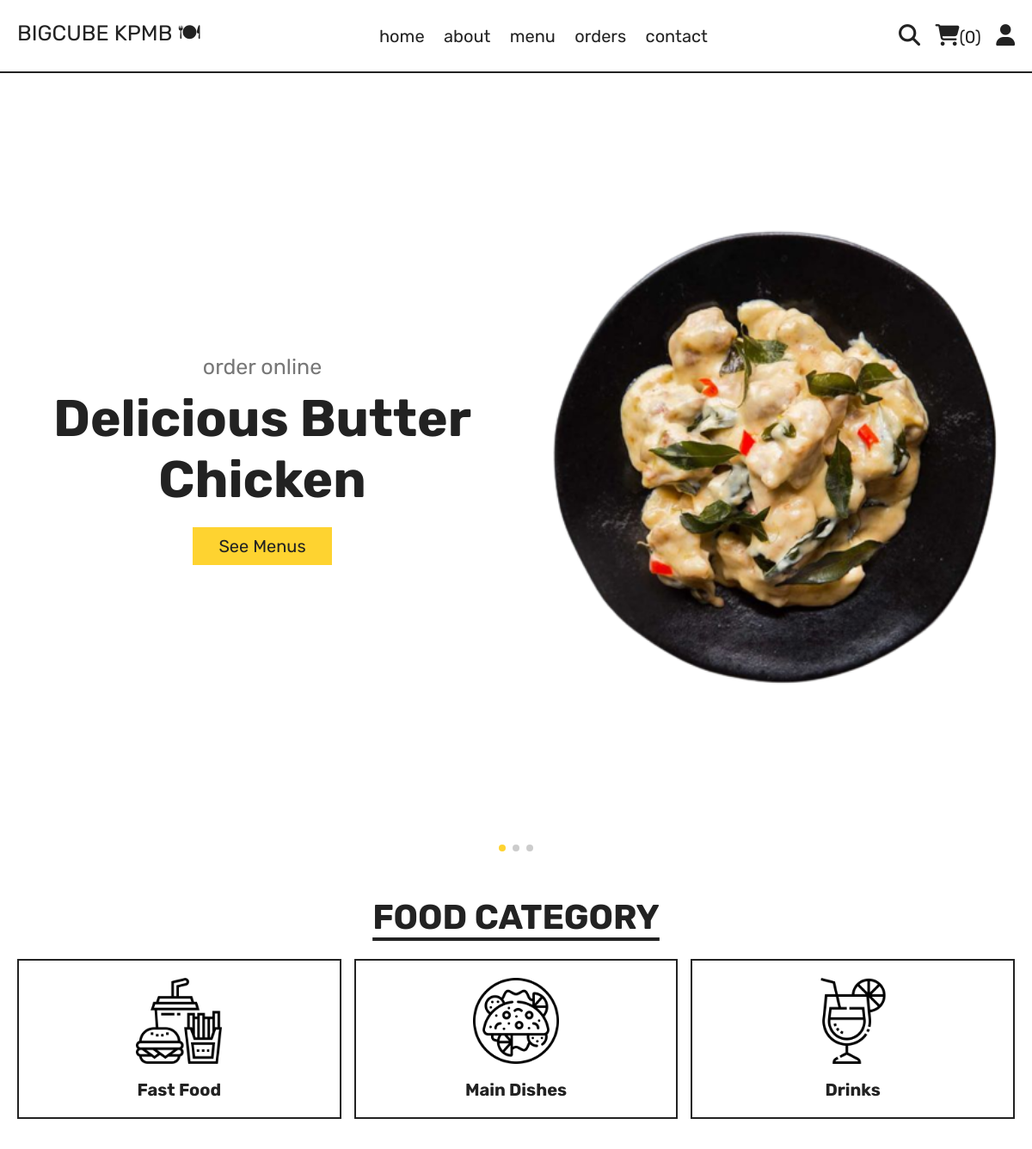
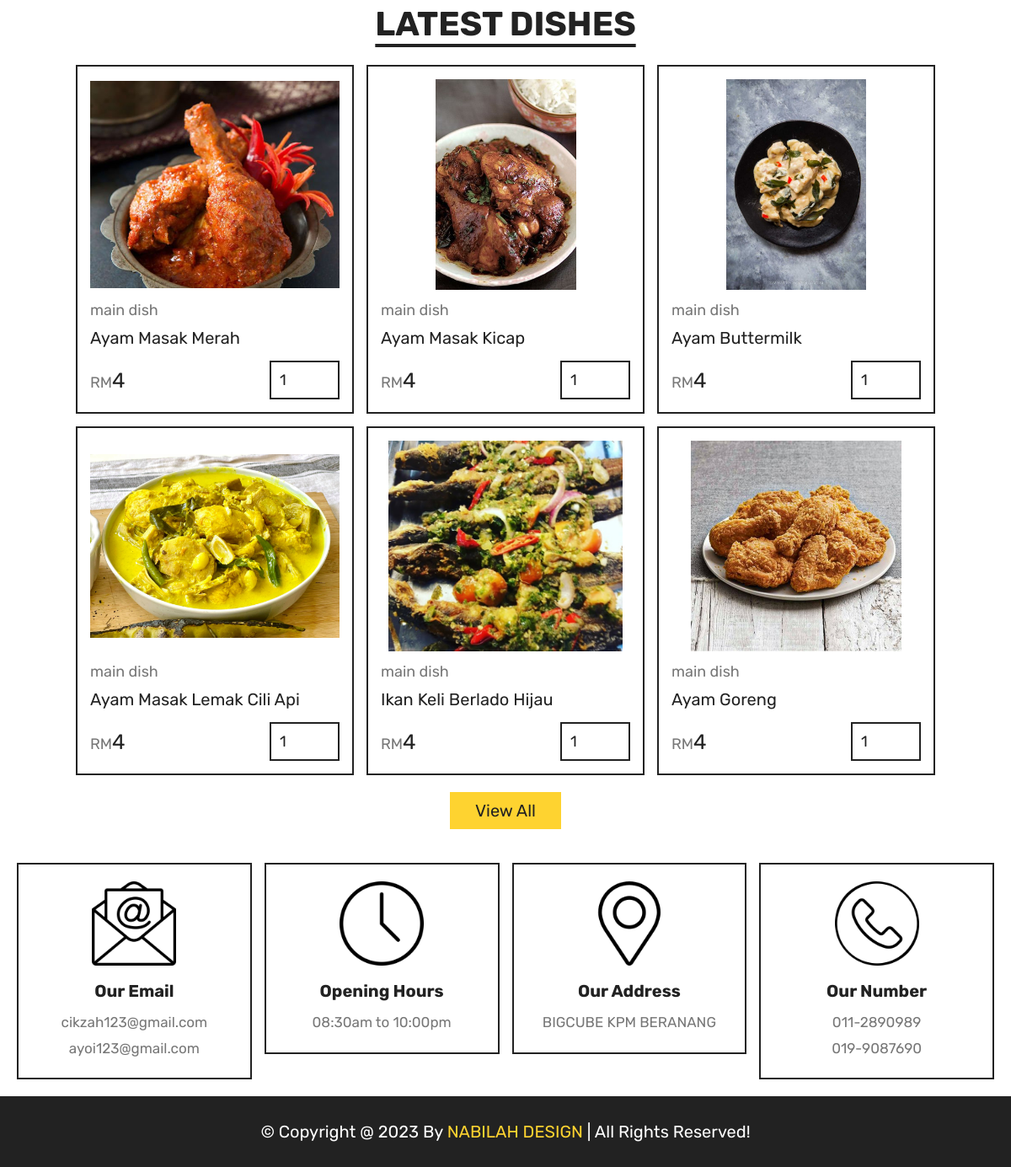
The app's page /home.php with its own data (2 pictures, top to bottom).
### tables this page shows
CREATE TABLE `products` (
  `id` int(100) NOT NULL,
  `name` varchar(100) NOT NULL,
  `category` varchar(100) NOT NULL,
  `price` int(10) NOT NULL,
  `image` varchar(100) NOT NULL
);

### home.php (the view, shortened to what this page needs)
<?php
include 'components/connect.php';
?>
<!DOCTYPE html>
<html lang="en">
<head>
   <link rel="stylesheet" href="https://unpkg.com/swiper@8/swiper-bundle.min.css" />
   <link rel="stylesheet" href="https://cdnjs.cloudflare.com/ajax/libs/font-awesome/6.1.1/css/all.min.css">
   <link rel="stylesheet" href="css/style.css">
</head>
<body>
<?php include 'components/user_header.php'; ?>
<section class="hero">
   <div class="swiper hero-slider">
      <div class="swiper-wrapper">
         <div class="swiper-slide slide">
            <div class="content">
               <span>order online</span>
               <h3>delicious butter chicken</h3>
               <a href="menu.html" class="btn">see menus</a>
            </div>
            <div class="image">
               <img src="images/butter1.png" alt="">
            </div>
         </div>
         <div class="swiper-slide slide">
            <div class="content">
               <span>order online</span>
               <h3>Ayam Masak Kicap</h3>
               <a href="menu.html" class="btn">see menus</a>
            </div>
            <div class="image">
               <img src="images/kicap.png" alt="">
            </div>
         </div>
         <div class="swiper-slide slide">
            <div class="content">
               <span>order online</span>
               <h3>Ayam Masak Lemak Cili Api</h3>
               <a href="menu.html" class="btn">see menus</a>
            </div>
            <div class="image">
               <img src="images/ayamlemak.png" alt="">
            </div>
         </div>
      </div>
      <div class="swiper-pagination"></div>
   </div>
</section>
<section class="category">
   <h1 class="title">food category</h1>
   <div class="box-container">
      <a href="category.php?category=fast food" class="box">
         <img src="images/cat-1.png" alt="">
         <h3>fast food</h3>
      </a>
      <a href="category.php?category=main dish" class="box">
         <img src="images/cat-2.png" alt="">
         <h3>main dishes</h3>
      </a>
      <a href="category.php?category=drinks" class="box">
         <img src="images/cat-3.png" alt="">
         <h3>drinks</h3>
      </a>
   </div>
</section>
<section class="products">
   <h1 class="title">latest dishes</h1>
   <div class="box-container">
      <?php
         $select_products = $conn->prepare("SELECT * FROM `products` LIMIT 6");
         $select_products->execute();
         if($select_products->rowCount() > 0){
            while($fetch_products = $select_products->fetch(PDO::FETCH_ASSOC)){
      ?>
      <form action="" method="post" class="box">
         <img src="uploaded_img/<?= $fetch_products['image']; ?>" alt="">
         <a href="category.php?category=<?= $fetch_products['category']; ?>" class="cat"><?= $fetch_products['category']; ?></a>
         <div class="name"><?= $fetch_products['name']; ?></div>
         <div class="flex">
            <div class="price"><span>RM</span><?= $fetch_products['price']; ?></div>
            <input type="number" name="qty" class="qty" min="1" max="99" value="1" maxlength="2">
         </div>
      </form>
      <?php
            }
         }else{
            echo '<p class="empty">no products added yet!</p>';
         }
      ?>
   </div>
   <div class="more-btn">
      <a href="menu.html" class="btn">view all</a>
   </div>
</section>
<?php include 'components/footer.php'; ?>
</body>
</html>

### components/user_header.php (shortened to what this page needs)
<header class="header">
   <section class="flex">
      <a href="home.php" class="logo">BIGCUBE KPMB 🍽</a>
      <nav class="navbar">
         <a href="home.php">home</a>
         <a href="about.php">about</a>
         <a href="menu.php">menu</a>
         <a href="orders.php">orders</a>
         <a href="contact.php">contact</a>
      </nav>
      <div class="icons">
         <?php
            $count_cart_items = $conn->prepare("SELECT * FROM `cart` WHERE user_id = ?");
            $count_cart_items->execute([$user_id]);
            $total_cart_items = $count_cart_items->rowCount();
         ?>
         <a href="search.php"><i class="fas fa-search"></i></a>
         <a href="cart.php"><i class="fas fa-shopping-cart"></i><span>(<?= $total_cart_items; ?>)</span></a>
         <div id="user-btn" class="fas fa-user"></div>
      </div>
   </section>
</header>

### components/footer.php (shortened to what this page needs)
<footer class="footer">
   <section class="grid">
      <div class="box">
         <img src="images/email-icon.png" alt="">
         <h3>our email</h3>
         <a href="mailto:cikzah123@gmail.com">cikzah123@gmail.com</a>
         <a href="mailto:ayoi123@gmail.com">ayoi123@gmail.com</a>
      </div>
      <div class="box">
         <img src="images/clock-icon.png" alt="">
         <h3>opening hours</h3>
         <p>08:30am to 10:00pm</p>
      </div>
      <div class="box">
         <img src="images/map-icon.png" alt="">
         <h3>our address</h3>
         <a href="#">BIGCUBE KPM BERANANG</a>
      </div>
      <div class="box">
         <img src="images/phone-icon.png" alt="">
         <h3>our number</h3>
         <a href="tel:1234567890">011-2890989</a>
         <a href="tel:1112223333">019-9087690</a>
      </div>
   </section>
   <div class="credit">&copy; copyright @ <?= date('Y'); ?> by <span>NABILAH DESIGN</span> | all rights reserved!</div>
</footer>

### css/style.css (style rules this page uses)
:root { --yellow:#fed330; --red:#e74c3c; --white:#fff; --black:#222; --light-color:#777; --border:.2rem solid var(--black); }
* { font-family: 'Rubik', sans-serif; margin:0; padding:0; box-sizing: border-box; outline: none; border: none; text-decoration: none; }
html { font-size: 62.5%; overflow-x: hidden; scroll-behavior: smooth; stop-opacity: 7rem; }
section { margin:0 auto; max-width: 1200px; padding:2rem; }
.title { text-align: center; margin-bottom: 2.5rem; font-size: 4rem; color:var(--black); text-transform: uppercase; text-decoration: underline; text-underline-offset: 1rem; }
.btn, .delete-btn { margin-top: 1rem; display: inline-block; font-size: 2rem; padding:1rem 3rem; cursor: pointer; text-transform: capitalize; transition: .2s linear; }
.btn { background-color: var(--yellow); color:var(--black); }
.header { position: sticky; top:0; left:0; right:0; z-index: 1000; background-color: var(--white); border-bottom: var(--border); }
.header .flex { display: flex; align-items: center; justify-content: space-between; position: relative; }
.header .flex .logo { font-size: 2.5rem; color:var(--black); }
.header .flex .navbar a { font-size: 2rem; color:var(--black); margin:0 1rem; }
.header .flex .icons > * { margin-left: 1.5rem; font-size: 2.5rem; color:var(--black); cursor: pointer; }
.header .flex .icons span { font-size: 2rem; }
.hero .slide { display: flex; align-items: center; flex-wrap: wrap-reverse; gap:2rem; margin-bottom: 4rem; }
.hero .slide .image { flex:1 1 40rem; }
.hero .slide .image img { width: 100%; }
.hero .slide .content { flex:1 1 40rem; text-align: center; }
.hero .slide .content span { font-size: 2.5rem; color:var(--light-color); }
.hero .slide .content h3 { margin:1rem 0; font-size: 6rem; color:var(--black); text-transform: capitalize; }
.category .box-container { display: grid; grid-template-columns: repeat(auto-fit, minmax(27rem, 1fr)); gap:1.5rem; align-items: flex-start; }
.category .box-container .box { border:var(--border); padding:2rem; text-align: center; }
.category .box-container .box img { width: 100%; height: 10rem; object-fit: contain; }
.category .box-container .box h3 { font-size: 2rem; margin-top: 1.5rem; color:var(--black); text-transform: capitalize; }
.products .box-container { display: grid; grid-template-columns: repeat(auto-fit, 33rem); justify-content: center; align-items: flex-start; gap:1.5rem; }
.products .box-container .box { border:var(--border); padding:1.5rem; position: relative; overflow: hidden; }
.products .box-container .box img { height: 25rem; width: 100%; object-fit: contain; margin-bottom: 1rem; }
.products .box-container .box .cat { font-size: 1.8rem; color:var(--light-color); }
.products .box-container .box .name { font-size: 2rem; color:var(--black); margin:1rem 0; }
.products .box-container .box .flex { display: flex; align-items: center; gap:1rem; margin-top: 1.5rem; }
.products .box-container .box .flex .price { margin-right: auto; font-size: 2.5rem; color:var(--black); }
.products .box-container .box .flex .price span { color:var(--light-color); font-size: 1.8rem; }
.products .box-container .box .flex .qty { padding:1rem; border:var(--border); font-size: 1.8rem; color:var(--black); }
.products .more-btn { margin-top: 1rem; text-align: center; }
.footer .grid { display: grid; grid-template-columns: repeat(auto-fit, minmax(27rem, 1fr)); gap:1.5rem; align-items: flex-start; }
.footer .grid .box { border:var(--border); padding:2rem; text-align: center; }
.footer .grid .box img { height: 10rem; width: 100%; object-fit: contain; margin-bottom: .5rem; }
.footer .grid .box h3 { margin:1rem 0; font-size: 2rem; color:var(--black); text-transform: capitalize; }
.footer .grid .box p, .footer .grid .box a { display: block; font-size: 1.7rem; color:var(--light-color); line-height: 1.8; }
.credit { padding:3rem 2rem; text-align: center; background-color: var(--black); color:var(--white); font-size: 2rem; text-transform: capitalize; }
.credit span { color:var(--yellow); }

### records on screen
products: image (picture), category "main dish", name "Ayam Masak Merah", price "4"
products: image (picture), category "main dish", name "Ayam Masak Kicap", price "4"
products: image (picture), category "main dish", name "Ayam Buttermilk", price "4"
products: image (picture), category "main dish", name "Ayam Masak Lemak Cili Api", price "4"
products: image (picture), category "main dish", name "Ikan Keli Berlado Hijau", price "4"
products: image (picture), category "main dish", name "Ayam Goreng", price "4"

### other values on screen
$total_cart_items "0"
